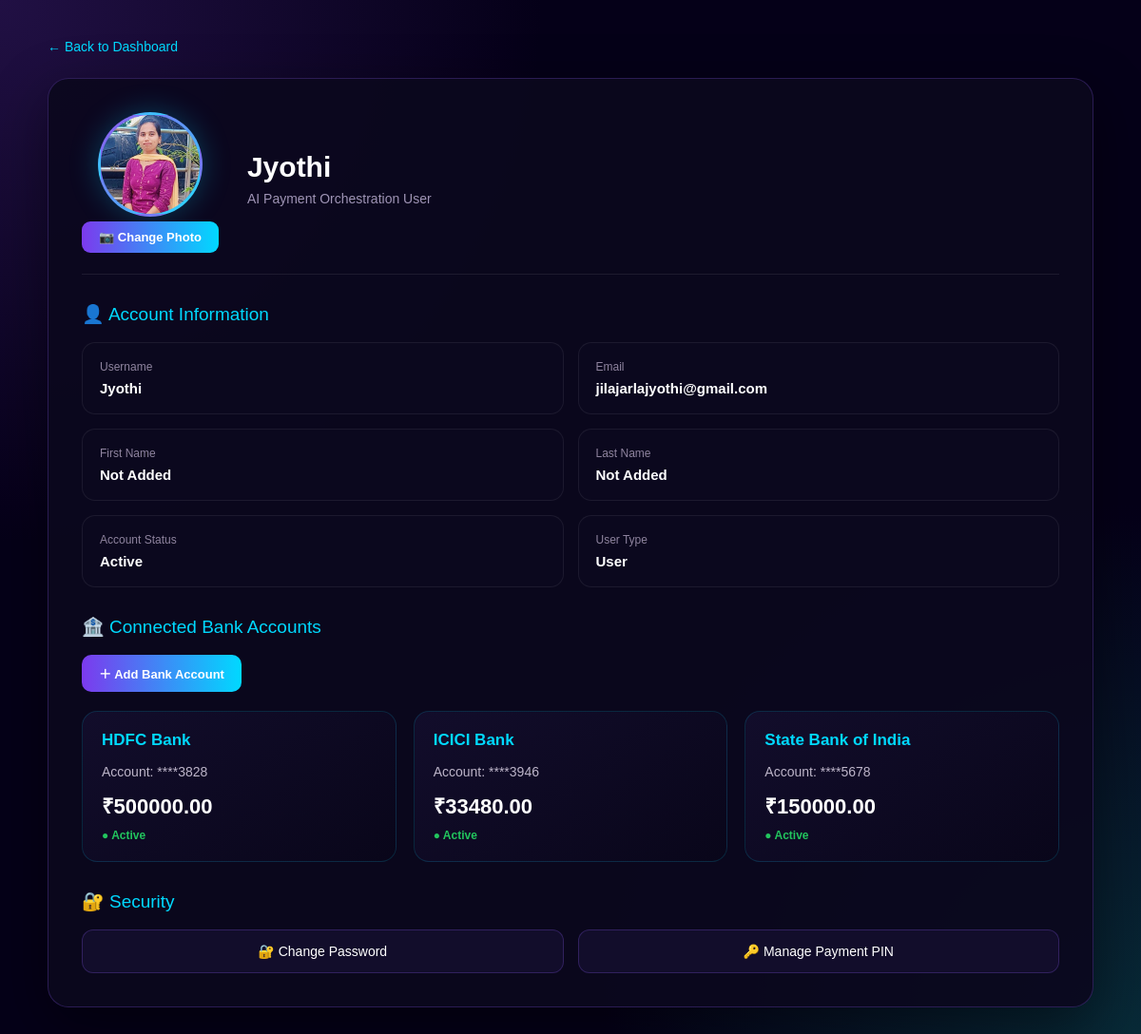
Page /profile/ (signed in) on the committed database.
### accounts/models.py (models this page shows)
class CustomUser(AbstractUser):
    email = models.EmailField(unique=True)
    phone_number = models.CharField(
        max_length=15,
        unique=True
    )
    email_verified = models.BooleanField(
        default=False
    )
    phone_verified = models.BooleanField(
        default=False
    )
    email_otp = models.CharField(
        max_length=6,
        blank=True,
        null=True
    )
    phone_otp = models.CharField(
        max_length=6,
        blank=True,
        null=True
    )
    email_otp_created_at = models.DateTimeField(
        blank=True,
        null=True
    )
    phone_otp_created_at = models.DateTimeField(
        blank=True,
        null=True
    )
    reset_otp = models.CharField(
        max_length=6,
        blank=True,
        null=True
    )
    reset_otp_created_at = models.DateTimeField(
        blank=True,
        null=True
    )
    payment_pin = models.CharField(
        max_length=128,
        blank=True,
        null=True
    )
    credit_score = models.PositiveIntegerField(
        default=750
    )
    profile_photo = models.ImageField(
    upload_to='profile_photos/',
    blank=True,
    null=True
    )

class BankAccount(models.Model):
    BANK_CHOICES = [
        ('SBI', 'State Bank of India'),
        ('HDFC', 'HDFC Bank'),
        ('ICICI', 'ICICI Bank'),
    ]
    user = models.ForeignKey(
    settings.AUTH_USER_MODEL,
    on_delete=models.CASCADE,
    related_name='bank_accounts'
    )
    bank_name = models.CharField(
        max_length=20,
        choices=BANK_CHOICES
    )
    account_number = models.CharField(
        max_length=20
    )
    balance = models.DecimalField(
        max_digits=12,
        decimal_places=2,
        default=0
    )
    is_active = models.BooleanField(
        default=True
    )
    created_at = models.DateTimeField(
        auto_now_add=True
    )

### accounts/views.py (the view)
@login_required
def my_profile(request):
    bank_accounts = BankAccount.objects.filter(
        user=request.user
    ).order_by('bank_name')
    return render(
        request,
        'dashboard/profile.html',
        {
            'bank_accounts': bank_accounts
        }
    )

### templates/dashboard/profile.html (shortened to what this page needs)
<!DOCTYPE html>
<html lang="en">
<head>
</head>
<body>
<div class="container">
    <a
        href="{% url 'dashboard' %}"
        class="back-button"
    >
        ← Back to Dashboard
    </a>
    <div class="profile-card">
        <div class="profile-header">
            <div class="photo-section">
                {% if request.user.profile_photo %}
                    <img
                        src="{{ request.user.profile_photo.url }}"
                        class="large-avatar profile-photo"
                        alt="Profile Photo"
                    >
                {% else %}
                    <div class="large-avatar">
                        {{ request.user.username|first|upper }}
                    </div>
                {% endif %}
                <form
                    method="post"
                    enctype="multipart/form-data"
                    action="{% url 'upload_profile_photo' %}"
                >
                    <label
                        for="profile_photo"
                        class="photo-button"
                    >
                        📷 Change Photo
                    </label>
                </form>
            </div>
            <div class="profile-title">
                <h1>
                    {{ request.user.username }}
                </h1>
                <p>
                    AI Payment Orchestration User
                </p>
            </div>
        </div>
        <div class="section">
            <div class="section-title">
                👤 Account Information
            </div>
            <div class="info-grid">
                <div class="info-card">
                    <div class="info-label">
                        Username
                    </div>
                    <div class="info-value">
                        {{ request.user.username }}
                    </div>
                </div>
                <div class="info-card">
                    <div class="info-label">
                        Email
                    </div>
                    <div class="info-value">
                        {{ request.user.email }}
                    </div>
                </div>
                <div class="info-card">
                    <div class="info-label">
                        First Name
                    </div>
                    <div class="info-value">
                        {% if request.user.first_name %}
                            {{ request.user.first_name }}
                        {% else %}
                            Not Added
                        {% endif %}
                    </div>
                </div>
                <div class="info-card">
                    <div class="info-label">
                        Last Name
                    </div>
                    <div class="info-value">
                        {% if request.user.last_name %}
                            {{ request.user.last_name }}
                        {% else %}
                            Not Added
                        {% endif %}
                    </div>
                </div>
                <div class="info-card">
                    <div class="info-label">
                        Account Status
                    </div>
                    <div class="info-value">
                        {% if request.user.is_active %}
                            Active
                        {% else %}
                            Inactive
                        {% endif %}
                    </div>
                </div>
                <div class="info-card">
                    <div class="info-label">
                        User Type
                    </div>
                    <div class="info-value">
                        User
                    </div>
                </div>
            </div>
        </div>
        <div class="section">
            <div class="section-title">
                🏦 Connected Bank Accounts
            </div>
                <a
    href="{% url 'add_bank_account' %}"
    class="add-bank-button"
>
    ＋ Add Bank Account
</a>
            {% if bank_accounts %}
                <div class="bank-grid">
                    {% for account in bank_accounts %}
                        <div class="bank-card">
                            <div class="bank-name">
                                {{ account.get_bank_name_display }}
                            </div>
                            <div class="account-number">
                                Account:
                                ****{{ account.account_number|slice:"-4:" }}
                            </div>
                            <div class="balance">
                                ₹{{ account.balance|floatformat:2 }}
                            </div>
                            {% if account.is_active %}
                                <div class="active">
                                    ● Active
                                </div>
                            {% else %}
                                <div class="inactive">
                                    ● Inactive
                                </div>
                            {% endif %}
                        </div>
                    {% endfor %}
                </div>
            {% else %}
                <div class="empty">
                    No bank accounts connected yet.
                </div>
            {% endif %}
        </div>
        <div class="section">
            <div class="section-title">
                🔐 Security
            </div>
            <div class="security-grid">
                <a
                    href="{% url 'change_password' %}"
                    class="security-button"
                >
                    🔐 Change Password
                </a>
                <a
                    href="{% url 'set_payment_pin' %}"
                    class="security-button"
                >
                    🔑 Manage Payment PIN
                </a>
            </div>
        </div>
    </div>
</div>
</body>
</html>

### templates/dashboard/profile.html (style rules this page uses)
* { margin: 0; padding: 0; box-sizing: border-box; }
body { font-family: Arial, sans-serif; background: radial-gradient( circle at top left, #211044, transparent 35% ), radial-gradient( circle at bottom right, #082b38, transparent 35% ), #050018; color: white; min-height: 100vh; padding: 40px; }
.container { max-width: 1100px; margin: auto; }
.back-button { display: inline-block; color: #00d9ff; text-decoration: none; margin-bottom: 25px; font-size: 14px; }
.profile-card { background: rgba(11, 8, 30, 0.92); border: 1px solid rgba( 139, 92, 246, 0.25 ); border-radius: 22px; padding: 35px; box-shadow: 0 20px 60px rgba(0, 0, 0, 0.45); }
.profile-header { display: flex; align-items: center; gap: 30px; padding-bottom: 30px; border-bottom: 1px solid rgba(255,255,255,0.08); }
.photo-section { display: flex; flex-direction: column; align-items: center; gap: 12px; }
.large-avatar { width: 110px; height: 110px; border-radius: 50%; display: flex; align-items: center; justify-content: center; background: linear-gradient( 135deg, #7c3aed, #00d9ff ); color: white; font-size: 42px; font-weight: bold; border: 3px solid rgba(255,255,255,0.15); box-shadow: 0 0 30px rgba(0,217,255,0.25); }
.profile-photo { object-fit: cover; }
.photo-button { cursor: pointer; padding: 9px 18px; border-radius: 9px; background: linear-gradient( 90deg, #7c3aed, #00d9ff ); color: white; font-size: 13px; font-weight: 600; transition: 0.25s; }
.profile-title h1 { font-size: 30px; margin-bottom: 8px; }
.profile-title p { color: #9f94b5; font-size: 14px; }
.section { margin-top: 30px; }
.section-title { font-size: 19px; margin-bottom: 18px; color: #00d9ff; }
.info-grid { display: grid; grid-template-columns: repeat(2, 1fr); gap: 15px; }
.info-card { background: #0b081e; border: 1px solid rgba(255,255,255,0.07); border-radius: 14px; padding: 18px; }
.info-label { color: #8f849f; font-size: 12px; margin-bottom: 7px; }
.info-value { color: white; font-size: 15px; font-weight: 600; }
.bank-grid { display: grid; grid-template-columns: repeat(3, 1fr); gap: 18px; }
.bank-card { background: linear-gradient( 145deg, #120d2b, #09061a ); border: 1px solid rgba(0,217,255,0.15); border-radius: 16px; padding: 20px; }
.bank-name { color: #00d9ff; font-size: 17px; font-weight: bold; margin-bottom: 15px; }
.account-number { color: #bdb5c9; font-size: 14px; margin-bottom: 12px; }
.balance { font-size: 22px; font-weight: bold; margin-bottom: 10px; }
.active { color: #22c55e; font-size: 12px; font-weight: bold; }
.security-grid { display: grid; grid-template-columns: repeat(2, 1fr); gap: 15px; }
.security-button { display: block; text-align: center; padding: 14px; border-radius: 12px; background: #120d2b; border: 1px solid rgba(139,92,246,0.25); color: white; text-decoration: none; font-size: 14px; transition: 0.25s; }
.add-bank-button { display: inline-block; margin-bottom: 20px; padding: 10px 18px; border-radius: 10px; background: linear-gradient( 90deg, #7c3aed, #00d9ff ); color: white; text-decoration: none; font-size: 13px; font-weight: 700; }

### rows in the picture
CustomUser: user.profile_photo (picture), user.username "Jyothi", user.email "jilajarlajyothi@gmail.com"
BankAccount: bank_name "HDFC Bank", account_number "3828", balance "500000.00", is_active "● Active"
BankAccount: bank_name "ICICI Bank", account_number "3946", balance "33480.00", is_active "● Active"
BankAccount: bank_name "State Bank of India", account_number "5678", balance "150000.00", is_active "● Active"
